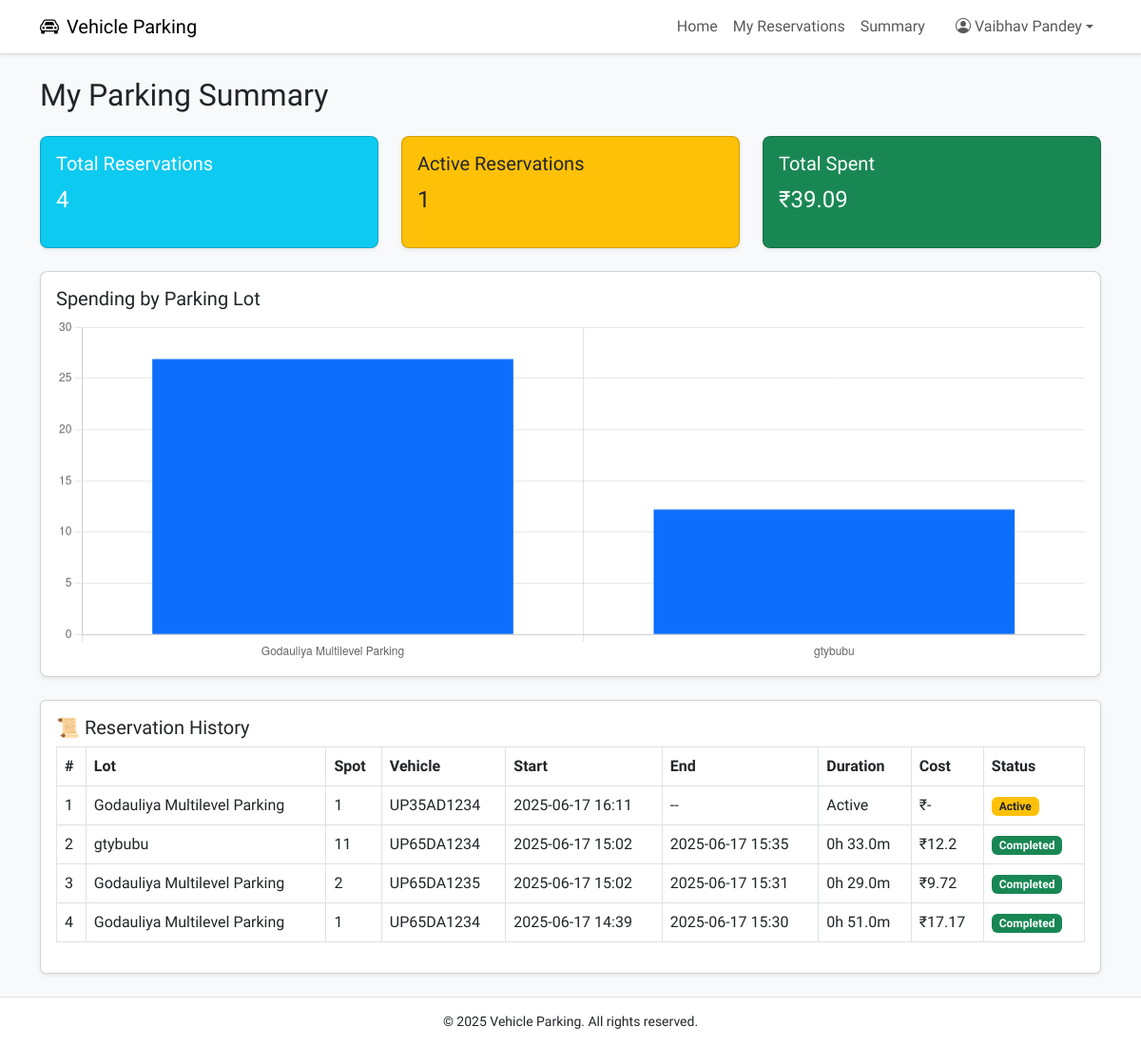
The app's page /user/summary (signed in), older data.
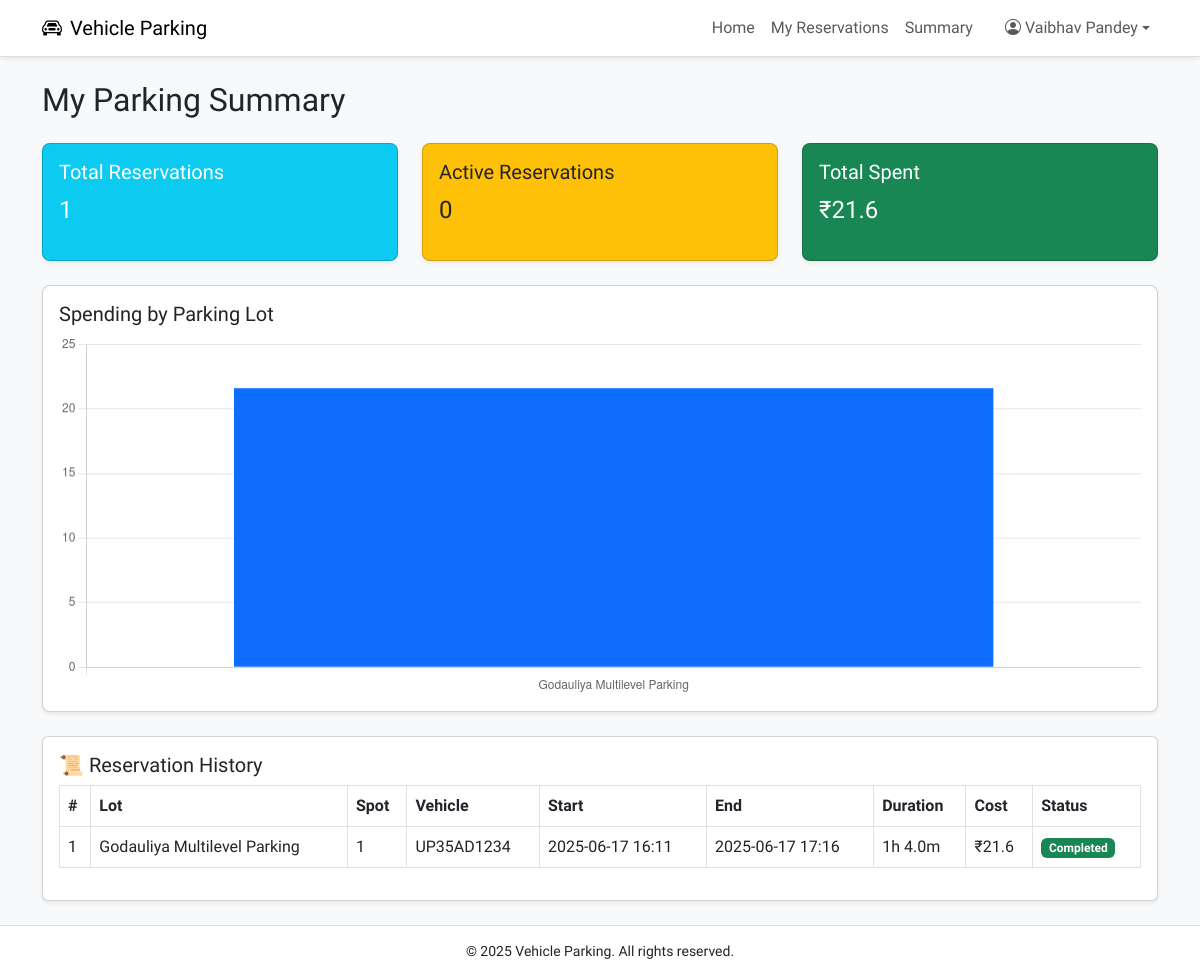
The same page, newer data.
### models.py (models this page shows, shortened)
class User(db.Model, UserMixin):
    __tablename__ = 'user'
    id = db.Column(db.Integer, primary_key=True)
    username = db.Column(db.String(100), unique=True, nullable=False)
    full_name = db.Column(db.String(100), nullable=False)
    email = db.Column(db.String(100), unique=True, nullable=False)
    password_hash = db.Column(db.String(200), nullable=False)
    address = db.Column(db.String(200))
    pin_code = db.Column(db.String(10))
    role = db.Column(db.String(20), nullable=False, default='user')
    created_at = db.Column(db.DateTime, default=datetime.utcnow)
    reservations = db.relationship('Reservation', backref='user', lazy=True)

class Reservation(db.Model):
    __tablename__ = 'reservation'
    id = db.Column(db.Integer, primary_key=True)
    spot_id = db.Column(db.Integer, db.ForeignKey('parking_spot.id'), nullable=False)
    user_id = db.Column(db.Integer, db.ForeignKey('user.id'), nullable=False)
    vehicle_number = db.Column(db.String(20), nullable=False)
    parking_timestamp = db.Column(db.DateTime, default=datetime.utcnow)
    leaving_timestamp = db.Column(db.DateTime)
    parking_cost = db.Column(db.Float)
    is_active = db.Column(db.Boolean, default=True)

class ParkingLot(db.Model):
    __tablename__ = 'parking_lot'
    id = db.Column(db.Integer, primary_key=True)
    city_id = db.Column(db.Integer, db.ForeignKey('city.id'), nullable=False)
    prime_location_name = db.Column(db.String(100), nullable=False)
    address = db.Column(db.String(200))
    pin_code = db.Column(db.String(10))
    price_per_hour = db.Column(db.Float, nullable=False)
    max_spots = db.Column(db.Integer, nullable=False)
    created_at = db.Column(db.DateTime, default=datetime.utcnow)
    spots = db.relationship('ParkingSpot', backref='lot', cascade='all, delete-orphan', lazy=True)

class ParkingSpot(db.Model):
    __tablename__ = 'parking_spot'
    id = db.Column(db.Integer, primary_key=True)
    lot_id = db.Column(db.Integer, db.ForeignKey('parking_lot.id', ondelete='CASCADE'), nullable=False)
    status = db.Column(db.String(1), default='A')  # A = Available, O = Occupied
    created_at = db.Column(db.DateTime, default=datetime.utcnow)
    reservation = db.relationship('Reservation', backref='spot', uselist=False)

### controllers/user.py (the view)
@user_bp.route('/summary')
@login_required
@user_required
def summary():
    reservations = Reservation.query.filter_by(user_id=current_user.id).order_by(Reservation.parking_timestamp.desc()).all()
    total_reservations = len(reservations)
    active_reservations = sum(1 for r in reservations if r.is_active)
    total_spent = sum(r.parking_cost for r in reservations if r.parking_cost)
    from sqlalchemy import func
    lot_revenue_data = (
        db.session.query(
            ParkingLot.prime_location_name,
            func.sum(Reservation.parking_cost)
        )
        .join(ParkingSpot, ParkingSpot.id == Reservation.spot_id)
        .join(ParkingLot, ParkingLot.id == ParkingSpot.lot_id)
        .filter(Reservation.user_id == current_user.id)
        .filter(Reservation.is_active == False)
        .group_by(ParkingLot.prime_location_name)
        .all()
    )
    lot_names = [lot for lot, _ in lot_revenue_data]
    lot_revenues = [round(revenue or 0, 2) for _, revenue in lot_revenue_data]
    return render_template('user/summary.html',
                           reservations=reservations,
                           total_reservations=total_reservations,
                           active_reservations=active_reservations,
                           total_spent=total_spent,
                           lot_names=lot_names,
                           lot_revenues=lot_revenues)

### app.py (called while the page is built)
@login_manager.user_loader
def load_user(user_id):
    user_info = session.get('user_info')
    if not user_info:
        return None
    role = user_info.get('role')
    if role == 'user':
        return User.query.get(int(user_id))
    elif role == 'admin':
        return Admin.query.get(int(user_id))
    return None

### templates/user/summary.html (shortened to what this page needs)
{% extends 'base.html' %}
{% block content %}
<div class="container py-4">
    <h2 class="mb-4">My Parking Summary</h2>
    <div class="row mb-4">
        <div class="col-md-4">
            <div class="card square-card bg-info text-white shadow-sm">
                <div class="card-body">
                    <h5 class="card-title">Total Reservations</h5>
                    <p class="fs-4">{{ total_reservations }}</p>
                </div>
            </div>
        </div>
        <div class="col-md-4">
            <div class="card square-card bg-warning text-dark shadow-sm">
                <div class="card-body">
                    <h5 class="card-title">Active Reservations</h5>
                    <p class="fs-4">{{ active_reservations }}</p>
                </div>
            </div>
        </div>
        <div class="col-md-4">
            <div class="card square-card bg-success text-white shadow-sm">
                <div class="card-body">
                    <h5 class="card-title">Total Spent</h5>
                    <p class="fs-4">₹{{ total_spent }}</p>
                </div>
            </div>
        </div>
    </div>
    {% if lot_names %}
    <div class="card square-card mb-4 shadow-sm">
        <div class="card-body">
            <h5 class="card-title">Spending by Parking Lot</h5>
            <canvas id="lotChart" height="100"></canvas>
        </div>
    </div>
    {% endif %}
    <div class="card shadow-sm">
        <div class="card-body">
            <h5 class="card-title">📜 Reservation History</h5>
            <table class="table table-bordered table-hover">
                <thead>
                    <tr>
                        <th>#</th>
                        <th>Lot</th>
                        <th>Spot</th>
                        <th>Vehicle</th>
                        <th>Start</th>
                        <th>End</th>
                        <th>Duration</th>
                        <th>Cost</th>
                        <th>Status</th>
                    </tr>
                </thead>
                <tbody>
                    {% for r in reservations %}
                    <tr>
                        <td>{{ loop.index }}</td>
                        <td>{{ r.spot.lot.prime_location_name }}</td>
                        <td>{{ r.spot.id }}</td>
                        <td>{{ r.vehicle_number }}</td>
                        <td>{{ r.parking_timestamp.strftime('%Y-%m-%d %H:%M') }}</td>
                        <td>
                            {% if r.leaving_timestamp %}
                                {{ r.leaving_timestamp.strftime('%Y-%m-%d %H:%M') }}
                            {% else %}
                                --
                            {% endif %}
                        </td>
                        <td>
                            {% if r.leaving_timestamp %}
                                {{ ((r.leaving_timestamp - r.parking_timestamp).total_seconds() // 3600)|int }}h
                                {{ ((r.leaving_timestamp - r.parking_timestamp).total_seconds() % 3600) // 60|int }}m
                            {% else %}
                                Active
                            {% endif %}
                        </td>
                        <td>₹{{ r.parking_cost if r.parking_cost else '-' }}</td>
                        <td>
                            {% if r.is_active %}
                                <span class="badge bg-warning text-dark">Active</span>
                            {% else %}
                                <span class="badge bg-success">Completed</span>
                            {% endif %}
                        </td>
                    </tr>
                    {% endfor %}
                </tbody>
            </table>
        </div>
    </div>
</div>
{% if lot_names %}
<script>
    const ctx = document.getElementById('lotChart').getContext('2d');
    new Chart(ctx, {
        type: 'bar',
        data: {
            labels: {{ lot_names | tojson }},
            datasets: [{
                label: '₹ Spent',
                data: {{ lot_revenues | tojson }},
                backgroundColor: '#0d6efd'
            }]
        },
        options: {
            responsive: true,
            plugins: { legend: { display: false } },
            scales: { y: { beginAtZero: true } }
        }
    });
</script>
{% endif %}
{% endblock %}

### templates/base.html (shortened to what this page needs)
<!DOCTYPE html>
<html lang="en">
<head>
    <link href="https://cdn.jsdelivr.net/npm/bootstrap@5.3.0/dist/css/bootstrap.min.css" rel="stylesheet">
    <link href="https://cdnjs.cloudflare.com/ajax/libs/bootstrap-icons/1.11.1/font/bootstrap-icons.min.css" rel="stylesheet">
</head>
<body>
<nav class="navbar navbar-expand-lg navbar-light shadow-sm">
    <div class="container">
        <a class="navbar-brand" href="{% if session.get('user_info', {}).get('role') == 'admin' %}
        {{ url_for('admin.dashboard') }}
        {% elif session.get('user_info', {}).get('role') == 'user' %}
            {{ url_for('user.dashboard') }}
        {% else %}
            {{ url_for('index') }}
        {% endif %}">
            <i class="bi bi-car-front me-2"></i>Vehicle Parking
        </a>
        <div class="collapse navbar-collapse justify-content-end" id="navbarNav">
            <ul class="navbar-nav">
                {% if current_user.is_authenticated %}
                    {% if session.get('user_info', {}).get('role') == 'admin' %}
                        <li class="nav-item"><a class="nav-link" href="{{ url_for('admin.dashboard') }}">Home</a></li>
                        <li class="nav-item"><a class="nav-link" href="{{ url_for('admin.view_users') }}">Users</a></li>
                        <li class="nav-item"><a class="nav-link" href="{{ url_for('admin.summary') }}">Summary</a></li>
                    {% else %}
                        <li class="nav-item"><a class="nav-link" href="{{ url_for('user.dashboard') }}">Home</a></li>
                        <a href="{{ url_for('user.my_reservations') }}" class="nav-link">My Reservations</a>
                        <li class="nav-item"><a class="nav-link" href="{{ url_for('user.summary') }}">Summary</a></li>
                    {% endif %}
                    <li class="nav-item dropdown ms-3">
                        <a class="nav-link dropdown-toggle d-flex align-items-center" href="#" role="button" data-bs-toggle="dropdown">
                            <i class="bi bi-person-circle me-1"></i> {{ current_user.full_name }}
                        </a>
                    </li>
                {% else %}
                    <li class="nav-item"><a class="nav-link" href="{{ url_for('auth.login') }}">Login</a></li>
                    <li class="nav-item"><a class="nav-link" href="{{ url_for('auth.register') }}">Register</a></li>
                {% endif %}
            </ul>
        </div>
    </div>
</nav>
<div class="position-fixed top-0 end-0 p-3" style="z-index: 1050;">
</div>
<div>
    {% block content %}
    {% endblock %}
</div>
<footer>
    <div class="container">
        <p class="mb-0">&copy; 2025 Vehicle Parking. All rights reserved.</p>
    </div>
</footer>
</body>
</html>

### templates/base.html (style rules this page uses)
body { font-family: 'Afacad',sans-serif; background-color: #f8f9fa; display: flex; flex-direction: column; min-height: 100vh; font-size: 16px; }
.square-card { border-radius: 0.5rem; background-color: #ffffff; transition: transform 0.3s; }
.navbar { background-color: #fff; border-bottom: 1px solid #ddd; }
footer { background-color: #fff; border-top: 1px solid #e1e1e1; padding: 15px 0; text-align: center; font-size: 14px; margin-top: auto; }

Row changes from the older to the newer data that the page shows:
removed Reservation: spot.lot.prime_location_name "gtybubu", spot.id "11", vehicle_number "UP65DA1234", parking_timestamp "2025-06-17 15:02", leaving_timestamp "2025-06-17 15:35", leaving_timestamp+parking_timestamp "0", leaving_timestamp+parking_timestamp "33.0", parking_cost "12.2", is_active "Completed"
removed Reservation: spot.lot.prime_location_name "Godauliya Multilevel Parking", spot.id "2", vehicle_number "UP65DA1235", parking_timestamp "2025-06-17 15:02", leaving_timestamp "2025-06-17 15:31", leaving_timestamp+parking_timestamp "0", leaving_timestamp+parking_timestamp "29.0", parking_cost "9.72", is_active "Completed"
removed Reservation: spot.lot.prime_location_name "Godauliya Multilevel Parking", spot.id "1", vehicle_number "UP65DA1234", parking_timestamp "2025-06-17 14:39", leaving_timestamp "2025-06-17 15:30", leaving_timestamp+parking_timestamp "0", leaving_timestamp+parking_timestamp "51.0", parking_cost "17.17", is_active "Completed"
changed Reservation "UP35AD1234": leaving_timestamp (not shown) → "2025-06-17 17:16"; leaving_timestamp+parking_timestamp (not shown) → "1"; leaving_timestamp+parking_timestamp (not shown) → "4.0"; parking_cost "-" → "21.6"; leaving_timestamp "-- Active" → "h m"; is_active "Active" → "Completed"
Text that changed along with them:
{{ total_reservations }}: "4" → "1"
{{ active_reservations }}: "1" → "0"
{{ total_spent }}: "39.09" → "21.6"
chart data {{ lot_names | tojson }}: ["Godauliya Multilevel Parking", "gtybubu"] → ["Godauliya Multilevel Parking"]
chart data {{ lot_revenues | tojson }}: [26.89, 12.2] → [21.6]
